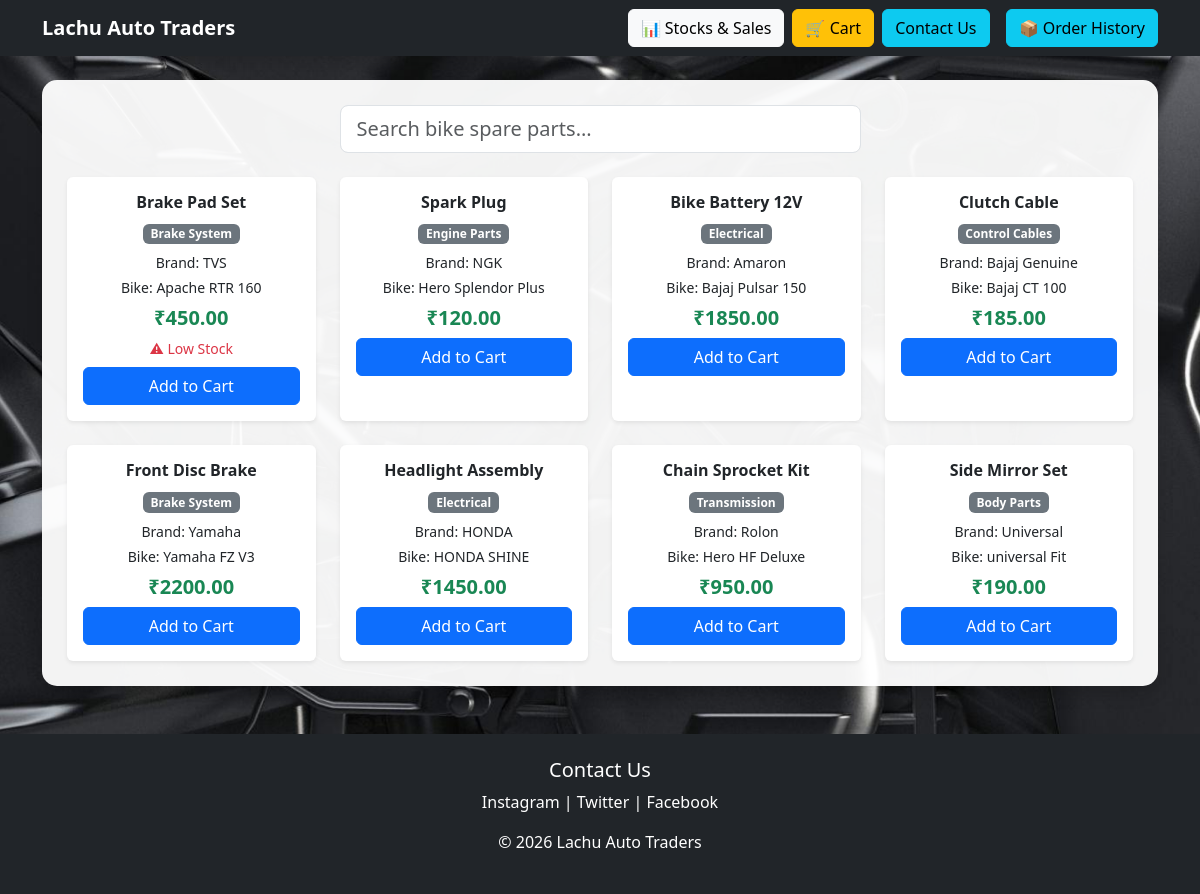
The page / on the database its author committed.
### inventory/models.py (models this page shows, shortened)
class Product(models.Model):
    name = models.CharField(max_length=200)
    brand = models.CharField(max_length=100)
    bike_model = models.CharField(max_length=100)
    category = models.CharField(max_length=100)
    part_number = models.CharField(max_length=100, unique=True)
    quantity = models.IntegerField(default=0)
    price = models.DecimalField(max_digits=10, decimal_places=2)
    reorder_level = models.IntegerField(default=5)
    description = models.TextField(blank=True)
    created_at = models.DateTimeField(auto_now_add=True)

### inventory/views.py (the view)
# urls.py: path('', views.home, name='home'),
def home(request):
    query = request.GET.get('q')
    if query:
        products = Product.objects.filter(name__icontains=query)
    else:
        products = Product.objects.all()
    return render(request, 'inventory/home.html', {
        'products': products
    })

### inventory/templates/inventory/home.html (shortened to what this page needs)
{% load static %}
<!DOCTYPE html>
<html lang="en">
<head>
<link href="https://cdn.jsdelivr.net/npm/bootstrap@5.3.2/dist/css/bootstrap.min.css" rel="stylesheet">
</head>
<body>
<nav class="navbar navbar-expand-lg navbar-dark bg-dark shadow">
<div class="container">
<a class="navbar-brand fw-bold" href="#">Lachu Auto Traders</a>
<div class="collapse navbar-collapse" id="navbarMenu">
<div class="ms-auto d-flex flex-lg-row flex-column gap-2 mt-3 mt-lg-0">
<a href="{% url 'dashboard' %}" class="btn btn-light">
📊 Stocks & Sales
</a>
<a href="{% url 'cart' %}" class="btn btn-warning">
🛒 Cart
</a>
<a href="#contact" class="btn btn-info">
Contact Us
<a href="{% url 'order_history' %}" class="btn btn-info ms-2">📦 Order History</a>
</a>
</div>
</div>
</div>
</nav>
<div class="container mt-4">
<div class="glass-box shadow">
<form method="GET" class="mb-4">
<div class="row justify-content-center">
<div class="col-lg-6 col-md-8 col-12">
<input
type="text"
name="q"
value="{{ request.GET.q }}"
class="form-control form-control-lg"
placeholder="Search bike spare parts..."
>
</div>
</div>
</form>
<div class="row g-4">
{% for p in products %}
<div class="col-xl-3 col-lg-4 col-md-6 col-12">
<div class="card product-card h-100 shadow-sm">
<div class="card-body text-center">
<h6 class="fw-bold">{{ p.name }}</h6>
<span class="badge bg-secondary mb-2">
{{ p.category }}
</span>
<p class="small mb-1">Brand: {{ p.brand }}</p>
<p class="small mb-2">Bike: {{ p.bike_model }}</p>
<h5 class="text-success fw-bold">₹{{ p.price }}</h5>
{% if p.quantity <= p.reorder_level %}
<span class="text-danger small d-block mb-2">
⚠ Low Stock
</span>
{% endif %}
<a href="{% url 'add_to_cart' p.id %}" class="btn btn-primary w-100">
Add to Cart
</a>
</div>
</div>
</div>
{% empty %}
<p class="text-center">No products found.</p>
{% endfor %}
</div>
</div>
</div>
<footer id="contact" class="bg-dark text-white text-center p-4 mt-5">
<h5>Contact Us</h5>
<p>Instagram | Twitter | Facebook</p>
<p>© 2026 Lachu Auto Traders</p>
</footer>
</body>
</html>

### rows shown on the page
Product: name "Brake Pad Set", category "Brake System", brand "TVS", bike_model "Apache RTR 160", price "450.00", quantity "⚠ Low Stock"
Product: name "Spark Plug", category "Engine Parts", brand "NGK", bike_model "Hero Splendor Plus", price "120.00"
Product: name "Bike Battery 12V", category "Electrical", brand "Amaron", bike_model "Bajaj Pulsar 150", price "1850.00"
Product: name "Clutch Cable", category "Control Cables", brand "Bajaj Genuine", bike_model "Bajaj CT 100", price "185.00"
Product: name "Front Disc Brake", category "Brake System", brand "Yamaha", bike_model "Yamaha FZ V3", price "2200.00"
Product: name "Headlight Assembly", category "Electrical", brand "HONDA", bike_model "HONDA SHINE", price "1450.00"
Product: name "Chain Sprocket Kit", category "Transmission", brand "Rolon", bike_model "Hero HF Deluxe", price "950.00"
Product: name "Side Mirror Set", category "Body Parts", brand "Universal", bike_model "universal Fit", price "190.00"
